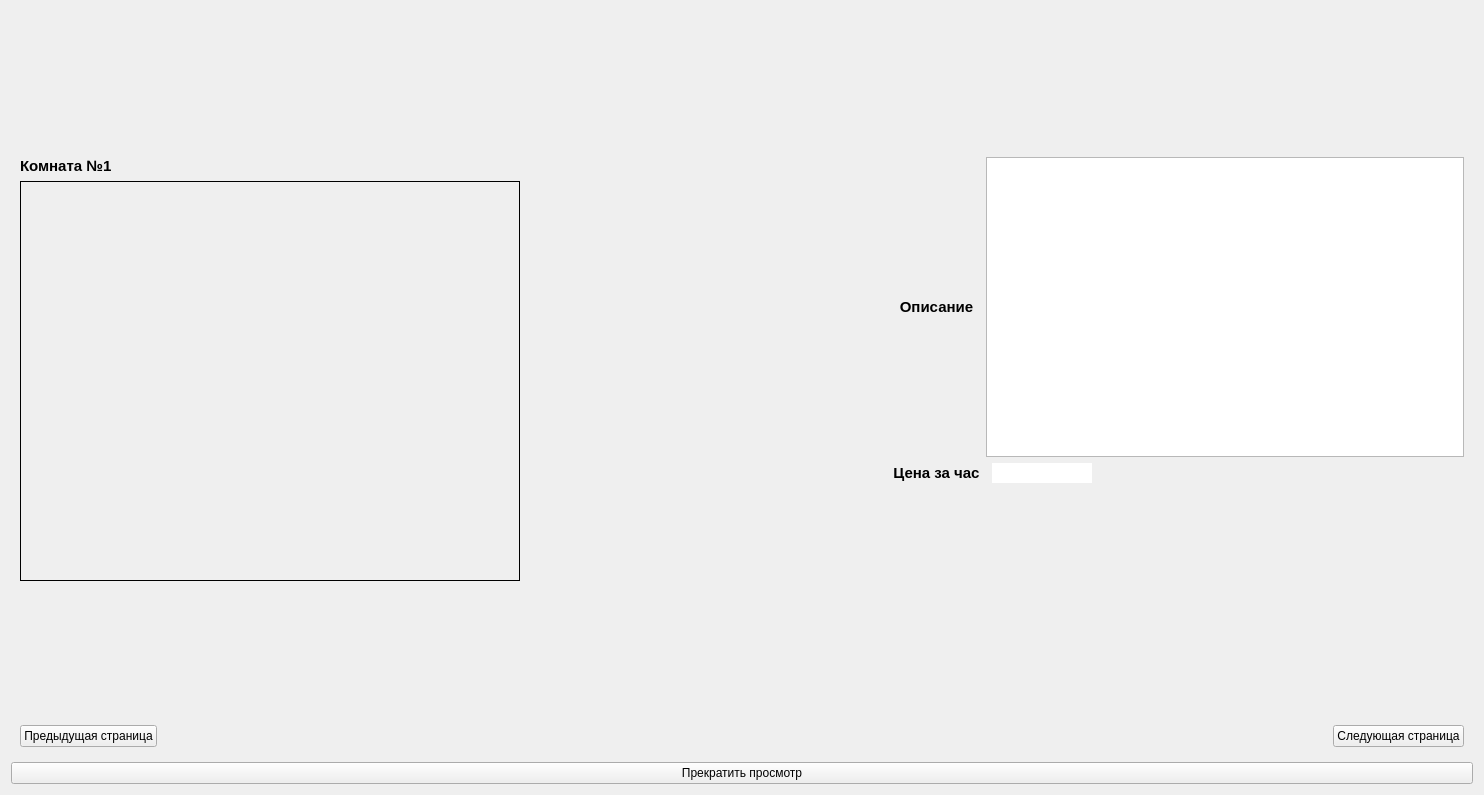
<?xml version="1.0" encoding="UTF-8"?>
<ui version="4.0">
 <class>show_rooms</class>
 <widget class="QWidget" name="show_rooms">
  <property name="geometry">
   <rect>
    <x>0</x>
    <y>0</y>
    <width>1484</width>
    <height>795</height>
   </rect>
  </property>
  <property name="windowTitle">
   <string>Rooms</string>
  </property>
  <layout class="QVBoxLayout" name="verticalLayout_14">
   <item>
    <layout class="QVBoxLayout" name="verticalLayout_8">
     <item>
      <widget class="QStackedWidget" name="pages_rooms">
       <property name="currentIndex">
        <number>0</number>
       </property>
       <widget class="QWidget" name="page">
        <layout class="QHBoxLayout" name="horizontalLayout_10">
         <item>
          <layout class="QVBoxLayout" name="verticalLayout_13">
           <item>
            <layout class="QFormLayout" name="formLayout">
             <item row="0" column="0">
              <layout class="QVBoxLayout" name="verticalLayout_12">
               <item>
                <widget class="QLabel" name="label">
                 <property name="font">
                  <font>
                   <pointsize>11</pointsize>
                   <weight>75</weight>
                   <bold>true</bold>
                  </font>
                 </property>
                 <property name="text">
                  <string>Комната №1</string>
                 </property>
                </widget>
               </item>
               <item>
                <widget class="QLabel" name="imageLabel0">
                 <property name="minimumSize">
                  <size>
                   <width>500</width>
                   <height>400</height>
                  </size>
                 </property>
                 <property name="maximumSize">
                  <size>
                   <width>500</width>
                   <height>400</height>
                  </size>
                 </property>
                 <property name="frameShape">
                  <enum>QFrame::Panel</enum>
                 </property>
                 <property name="text">
                  <string/>
                 </property>
                 <property name="alignment">
                  <set>Qt::AlignCenter</set>
                 </property>
                </widget>
               </item>
              </layout>
             </item>
             <item row="0" column="1">
              <layout class="QGridLayout" name="gridLayout">
               <item row="1" column="1">
                <widget class="QLabel" name="label_6">
                 <property name="font">
                  <font>
                   <pointsize>11</pointsize>
                   <weight>75</weight>
                   <bold>true</bold>
                  </font>
                 </property>
                 <property name="text">
                  <string>Цена за час</string>
                 </property>
                 <property name="alignment">
                  <set>Qt::AlignCenter</set>
                 </property>
                </widget>
               </item>
               <item row="0" column="1">
                <widget class="QLabel" name="label_7">
                 <property name="font">
                  <font>
                   <pointsize>11</pointsize>
                   <weight>75</weight>
                   <bold>true</bold>
                  </font>
                 </property>
                 <property name="text">
                  <string>Описание</string>
                 </property>
                 <property name="alignment">
                  <set>Qt::AlignCenter</set>
                 </property>
                </widget>
               </item>
               <item row="1" column="3">
                <widget class="QTextBrowser" name="priceBrowser0">
                 <property name="maximumSize">
                  <size>
                   <width>100</width>
                   <height>20</height>
                  </size>
                 </property>
                 <property name="font">
                  <font>
                   <pointsize>11</pointsize>
                   <weight>75</weight>
                   <bold>true</bold>
                   <underline>true</underline>
                  </font>
                 </property>
                 <property name="frameShape">
                  <enum>QFrame::NoFrame</enum>
                 </property>
                 <property name="frameShadow">
                  <enum>QFrame::Raised</enum>
                 </property>
                 <property name="verticalScrollBarPolicy">
                  <enum>Qt::ScrollBarAlwaysOff</enum>
                 </property>
                 <property name="horizontalScrollBarPolicy">
                  <enum>Qt::ScrollBarAlwaysOff</enum>
                 </property>
                </widget>
               </item>
               <item row="0" column="2" colspan="3">
                <widget class="QTextBrowser" name="descriptionBrowser0">
                 <property name="maximumSize">
                  <size>
                   <width>16777215</width>
                   <height>300</height>
                  </size>
                 </property>
                 <property name="font">
                  <font>
                   <pointsize>16</pointsize>
                   <weight>75</weight>
                   <italic>true</italic>
                   <bold>true</bold>
                  </font>
                 </property>
                 <property name="horizontalScrollBarPolicy">
                  <enum>Qt::ScrollBarAlwaysOff</enum>
                 </property>
                 <property name="autoFormatting">
                  <set>QTextEdit::AutoNone</set>
                 </property>
                </widget>
               </item>
               <item row="1" column="4">
                <spacer name="horizontalSpacer_2">
                 <property name="orientation">
                  <enum>Qt::Horizontal</enum>
                 </property>
                 <property name="sizeHint" stdset="0">
                  <size>
                   <width>40</width>
                   <height>20</height>
                  </size>
                 </property>
                </spacer>
               </item>
               <item row="0" column="0">
                <spacer name="horizontalSpacer_3">
                 <property name="orientation">
                  <enum>Qt::Horizontal</enum>
                 </property>
                 <property name="sizeHint" stdset="0">
                  <size>
                   <width>40</width>
                   <height>20</height>
                  </size>
                 </property>
                </spacer>
               </item>
              </layout>
             </item>
            </layout>
           </item>
           <item>
            <layout class="QHBoxLayout" name="horizontalLayout_6">
             <item>
              <widget class="QPushButton" name="previos_page4">
               <property name="text">
                <string>Предыдущая страница</string>
               </property>
              </widget>
             </item>
             <item>
              <spacer name="horizontalSpacer">
               <property name="orientation">
                <enum>Qt::Horizontal</enum>
               </property>
               <property name="sizeHint" stdset="0">
                <size>
                 <width>40</width>
                 <height>20</height>
                </size>
               </property>
              </spacer>
             </item>
             <item>
              <widget class="QPushButton" name="next_page1">
               <property name="text">
                <string>Следующая страница</string>
               </property>
              </widget>
             </item>
            </layout>
           </item>
          </layout>
         </item>
        </layout>
       </widget>
       <widget class="QWidget" name="page_2">
        <layout class="QVBoxLayout" name="verticalLayout_21">
         <item>
          <layout class="QVBoxLayout" name="verticalLayout_15">
           <item>
            <layout class="QFormLayout" name="formLayout_2">
             <item row="0" column="0">
              <layout class="QVBoxLayout" name="verticalLayout_16">
               <item>
                <widget class="QLabel" name="label_2">
                 <property name="font">
                  <font>
                   <pointsize>11</pointsize>
                   <weight>75</weight>
                   <bold>true</bold>
                  </font>
                 </property>
                 <property name="text">
                  <string>Комната №2</string>
                 </property>
                </widget>
               </item>
               <item>
                <widget class="QLabel" name="imageLabel1">
                 <property name="minimumSize">
                  <size>
                   <width>500</width>
                   <height>400</height>
                  </size>
                 </property>
                 <property name="maximumSize">
                  <size>
                   <width>500</width>
                   <height>400</height>
                  </size>
                 </property>
                 <property name="frameShape">
                  <enum>QFrame::Panel</enum>
                 </property>
                 <property name="text">
                  <string/>
                 </property>
                 <property name="alignment">
                  <set>Qt::AlignCenter</set>
                 </property>
                </widget>
               </item>
              </layout>
             </item>
             <item row="0" column="1">
              <layout class="QGridLayout" name="gridLayout_2">
               <item row="1" column="1">
                <widget class="QLabel" name="label_9">
                 <property name="font">
                  <font>
                   <pointsize>11</pointsize>
                   <weight>75</weight>
                   <bold>true</bold>
                  </font>
                 </property>
                 <property name="text">
                  <string>Цена за час</string>
                 </property>
                 <property name="alignment">
                  <set>Qt::AlignCenter</set>
                 </property>
                </widget>
               </item>
               <item row="0" column="1">
                <widget class="QLabel" name="label_10">
                 <property name="font">
                  <font>
                   <pointsize>11</pointsize>
                   <weight>75</weight>
                   <bold>true</bold>
                  </font>
                 </property>
                 <property name="text">
                  <string>Описание</string>
                 </property>
                 <property name="alignment">
                  <set>Qt::AlignCenter</set>
                 </property>
                </widget>
               </item>
               <item row="1" column="3">
                <widget class="QTextBrowser" name="priceBrowser1">
                 <property name="maximumSize">
                  <size>
                   <width>100</width>
                   <height>20</height>
                  </size>
                 </property>
                 <property name="font">
                  <font>
                   <pointsize>11</pointsize>
                   <weight>75</weight>
                   <bold>true</bold>
                   <underline>true</underline>
                  </font>
                 </property>
                 <property name="frameShape">
                  <enum>QFrame::NoFrame</enum>
                 </property>
                 <property name="frameShadow">
                  <enum>QFrame::Sunken</enum>
                 </property>
                 <property name="verticalScrollBarPolicy">
                  <enum>Qt::ScrollBarAlwaysOff</enum>
                 </property>
                </widget>
               </item>
               <item row="0" column="2" colspan="3">
                <widget class="QTextBrowser" name="descriptionBrowser1">
                 <property name="maximumSize">
                  <size>
                   <width>16777215</width>
                   <height>300</height>
                  </size>
                 </property>
                 <property name="font">
                  <font>
                   <pointsize>16</pointsize>
                   <weight>75</weight>
                   <italic>true</italic>
                   <bold>true</bold>
                  </font>
                 </property>
                 <property name="horizontalScrollBarPolicy">
                  <enum>Qt::ScrollBarAlwaysOff</enum>
                 </property>
                </widget>
               </item>
               <item row="1" column="4">
                <spacer name="horizontalSpacer_4">
                 <property name="orientation">
                  <enum>Qt::Horizontal</enum>
                 </property>
                 <property name="sizeHint" stdset="0">
                  <size>
                   <width>40</width>
                   <height>20</height>
                  </size>
                 </property>
                </spacer>
               </item>
               <item row="0" column="0">
                <spacer name="horizontalSpacer_5">
                 <property name="orientation">
                  <enum>Qt::Horizontal</enum>
                 </property>
                 <property name="sizeHint" stdset="0">
                  <size>
                   <width>40</width>
                   <height>20</height>
                  </size>
                 </property>
                </spacer>
               </item>
              </layout>
             </item>
            </layout>
           </item>
           <item>
            <layout class="QHBoxLayout" name="horizontalLayout_11">
             <item>
              <widget class="QPushButton" name="previos_page1">
               <property name="text">
                <string>Предыдущая страница</string>
               </property>
              </widget>
             </item>
             <item>
              <spacer name="horizontalSpacer_6">
               <property name="orientation">
                <enum>Qt::Horizontal</enum>
               </property>
               <property name="sizeHint" stdset="0">
                <size>
                 <width>40</width>
                 <height>20</height>
                </size>
               </property>
              </spacer>
             </item>
             <item>
              <widget class="QPushButton" name="next_page2">
               <property name="text">
                <string>Следующая страница</string>
               </property>
              </widget>
             </item>
            </layout>
           </item>
          </layout>
         </item>
        </layout>
       </widget>
       <widget class="QWidget" name="page_3">
        <layout class="QVBoxLayout" name="verticalLayout_22">
         <item>
          <layout class="QVBoxLayout" name="verticalLayout_17">
           <item>
            <layout class="QFormLayout" name="formLayout_3">
             <item row="0" column="0">
              <layout class="QVBoxLayout" name="verticalLayout_18">
               <item>
                <widget class="QLabel" name="label_3">
                 <property name="font">
                  <font>
                   <pointsize>11</pointsize>
                   <weight>75</weight>
                   <bold>true</bold>
                  </font>
                 </property>
                 <property name="text">
                  <string>Комната №3</string>
                 </property>
                </widget>
               </item>
               <item>
                <widget class="QLabel" name="imageLabel2">
                 <property name="minimumSize">
                  <size>
                   <width>500</width>
                   <height>400</height>
                  </size>
                 </property>
                 <property name="maximumSize">
                  <size>
                   <width>500</width>
                   <height>400</height>
                  </size>
                 </property>
                 <property name="frameShape">
                  <enum>QFrame::Panel</enum>
                 </property>
                 <property name="text">
                  <string/>
                 </property>
                 <property name="alignment">
                  <set>Qt::AlignCenter</set>
                 </property>
                </widget>
               </item>
              </layout>
             </item>
             <item row="0" column="1">
              <layout class="QGridLayout" name="gridLayout_3">
               <item row="1" column="1">
                <widget class="QLabel" name="label_12">
                 <property name="font">
                  <font>
                   <pointsize>11</pointsize>
                   <weight>75</weight>
                   <bold>true</bold>
                  </font>
                 </property>
                 <property name="text">
                  <string>Цена за час</string>
                 </property>
                 <property name="alignment">
                  <set>Qt::AlignCenter</set>
                 </property>
                </widget>
               </item>
               <item row="0" column="1">
                <widget class="QLabel" name="label_13">
                 <property name="font">
                  <font>
                   <pointsize>11</pointsize>
                   <weight>75</weight>
                   <bold>true</bold>
                  </font>
                 </property>
                 <property name="text">
                  <string>Описание</string>
                 </property>
                 <property name="alignment">
                  <set>Qt::AlignCenter</set>
                 </property>
                </widget>
               </item>
               <item row="1" column="3">
                <widget class="QTextBrowser" name="priceBrowser2">
                 <property name="maximumSize">
                  <size>
                   <width>100</width>
                   <height>20</height>
                  </size>
                 </property>
                 <property name="font">
                  <font>
                   <pointsize>11</pointsize>
                   <weight>75</weight>
                   <bold>true</bold>
                   <underline>true</underline>
                  </font>
                 </property>
                 <property name="frameShape">
                  <enum>QFrame::NoFrame</enum>
                 </property>
                 <property name="verticalScrollBarPolicy">
                  <enum>Qt::ScrollBarAlwaysOff</enum>
                 </property>
                </widget>
               </item>
               <item row="0" column="2" colspan="3">
                <widget class="QTextBrowser" name="descriptionBrowser2">
                 <property name="maximumSize">
                  <size>
                   <width>16777215</width>
                   <height>300</height>
                  </size>
                 </property>
                 <property name="font">
                  <font>
                   <pointsize>16</pointsize>
                   <weight>75</weight>
                   <italic>true</italic>
                   <bold>true</bold>
                  </font>
                 </property>
                </widget>
               </item>
               <item row="1" column="4">
                <spacer name="horizontalSpacer_7">
                 <property name="orientation">
                  <enum>Qt::Horizontal</enum>
                 </property>
                 <property name="sizeHint" stdset="0">
                  <size>
                   <width>40</width>
                   <height>20</height>
                  </size>
                 </property>
                </spacer>
               </item>
               <item row="0" column="0">
                <spacer name="horizontalSpacer_8">
                 <property name="orientation">
                  <enum>Qt::Horizontal</enum>
                 </property>
                 <property name="sizeHint" stdset="0">
                  <size>
                   <width>40</width>
                   <height>20</height>
                  </size>
                 </property>
                </spacer>
               </item>
              </layout>
             </item>
            </layout>
           </item>
           <item>
            <layout class="QHBoxLayout" name="horizontalLayout_12">
             <item>
              <widget class="QPushButton" name="previos_page2">
               <property name="text">
                <string>Предыдущая страница</string>
               </property>
              </widget>
             </item>
             <item>
              <spacer name="horizontalSpacer_9">
               <property name="orientation">
                <enum>Qt::Horizontal</enum>
               </property>
               <property name="sizeHint" stdset="0">
                <size>
                 <width>40</width>
                 <height>20</height>
                </size>
               </property>
              </spacer>
             </item>
             <item>
              <widget class="QPushButton" name="next_page3">
               <property name="text">
                <string>Следующая страница</string>
               </property>
              </widget>
             </item>
            </layout>
           </item>
          </layout>
         </item>
        </layout>
       </widget>
       <widget class="QWidget" name="page_4">
        <layout class="QVBoxLayout" name="verticalLayout_23">
         <item>
          <layout class="QVBoxLayout" name="verticalLayout_19">
           <item>
            <layout class="QFormLayout" name="formLayout_4">
             <item row="0" column="0">
              <layout class="QVBoxLayout" name="verticalLayout_20">
               <item>
                <widget class="QLabel" name="label_4">
                 <property name="font">
                  <font>
                   <pointsize>11</pointsize>
                   <weight>75</weight>
                   <bold>true</bold>
                  </font>
                 </property>
                 <property name="text">
                  <string>Комната №4</string>
                 </property>
                </widget>
               </item>
               <item>
                <widget class="QLabel" name="imageLabel3">
                 <property name="minimumSize">
                  <size>
                   <width>500</width>
                   <height>400</height>
                  </size>
                 </property>
                 <property name="maximumSize">
                  <size>
                   <width>500</width>
                   <height>400</height>
                  </size>
                 </property>
                 <property name="frameShape">
                  <enum>QFrame::Panel</enum>
                 </property>
                 <property name="text">
                  <string/>
                 </property>
                 <property name="alignment">
                  <set>Qt::AlignCenter</set>
                 </property>
                </widget>
               </item>
              </layout>
             </item>
             <item row="0" column="1">
              <layout class="QGridLayout" name="gridLayout_4">
               <item row="1" column="1">
                <widget class="QLabel" name="label_15">
                 <property name="font">
                  <font>
                   <pointsize>11</pointsize>
                   <weight>75</weight>
                   <bold>true</bold>
                  </font>
                 </property>
                 <property name="text">
                  <string>Цена за час</string>
                 </property>
                 <property name="alignment">
                  <set>Qt::AlignCenter</set>
                 </property>
                </widget>
               </item>
               <item row="0" column="1">
                <widget class="QLabel" name="label_16">
                 <property name="font">
                  <font>
                   <pointsize>11</pointsize>
                   <weight>75</weight>
                   <bold>true</bold>
                  </font>
                 </property>
                 <property name="text">
                  <string>Описание</string>
                 </property>
                 <property name="alignment">
                  <set>Qt::AlignCenter</set>
                 </property>
                </widget>
               </item>
               <item row="1" column="3">
                <widget class="QTextBrowser" name="priceBrowser3">
                 <property name="maximumSize">
                  <size>
                   <width>100</width>
                   <height>20</height>
                  </size>
                 </property>
                 <property name="font">
                  <font>
                   <pointsize>11</pointsize>
                   <weight>75</weight>
                   <bold>true</bold>
                   <underline>true</underline>
                  </font>
                 </property>
                 <property name="frameShape">
                  <enum>QFrame::NoFrame</enum>
                 </property>
                 <property name="verticalScrollBarPolicy">
                  <enum>Qt::ScrollBarAlwaysOff</enum>
                 </property>
                </widget>
               </item>
               <item row="0" column="2" colspan="3">
                <widget class="QTextBrowser" name="descriptionBrowser3">
                 <property name="maximumSize">
                  <size>
                   <width>16777215</width>
                   <height>300</height>
                  </size>
                 </property>
                 <property name="font">
                  <font>
                   <pointsize>16</pointsize>
                   <weight>75</weight>
                   <italic>true</italic>
                   <bold>true</bold>
                  </font>
                 </property>
                </widget>
               </item>
               <item row="1" column="4">
                <spacer name="horizontalSpacer_10">
                 <property name="orientation">
                  <enum>Qt::Horizontal</enum>
                 </property>
                 <property name="sizeHint" stdset="0">
                  <size>
                   <width>40</width>
                   <height>20</height>
                  </size>
                 </property>
                </spacer>
               </item>
               <item row="0" column="0">
                <spacer name="horizontalSpacer_11">
                 <property name="orientation">
                  <enum>Qt::Horizontal</enum>
                 </property>
                 <property name="sizeHint" stdset="0">
                  <size>
                   <width>40</width>
                   <height>20</height>
                  </size>
                 </property>
                </spacer>
               </item>
              </layout>
             </item>
            </layout>
           </item>
           <item>
            <layout class="QHBoxLayout" name="horizontalLayout_13">
             <item>
              <widget class="QPushButton" name="previos_page3">
               <property name="text">
                <string>Предыдущая страница</string>
               </property>
              </widget>
             </item>
             <item>
              <spacer name="horizontalSpacer_12">
               <property name="orientation">
                <enum>Qt::Horizontal</enum>
               </property>
               <property name="sizeHint" stdset="0">
                <size>
                 <width>40</width>
                 <height>20</height>
                </size>
               </property>
              </spacer>
             </item>
             <item>
              <widget class="QPushButton" name="next_page4">
               <property name="text">
                <string>Следующая страница</string>
               </property>
              </widget>
             </item>
            </layout>
           </item>
          </layout>
         </item>
        </layout>
       </widget>
      </widget>
     </item>
     <item>
      <widget class="QPushButton" name="stop_showing">
       <property name="text">
        <string>Прекратить просмотр</string>
       </property>
      </widget>
     </item>
    </layout>
   </item>
  </layout>
 </widget>
 <resources/>
 <connections/>
</ui>
